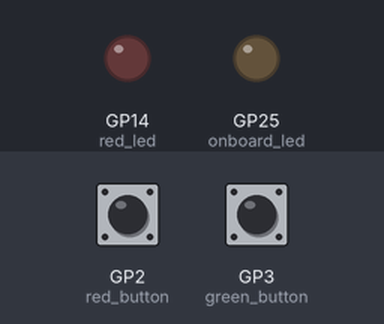
A program run on a simulated Raspberry Pi Pico running MicroPython. Shown: output pins drawn as LEDs (lit = HIGH). Dashed ring = blinking. The test bench sets the inputs (shaded band); at power-on: GP2 (red_button) LOW, GP3 (green_button) LOW.

Above: at 1.2 s.
1.3 s: GP2 (red_button) pulled HIGH for 0.15 s
At 1.9 s:
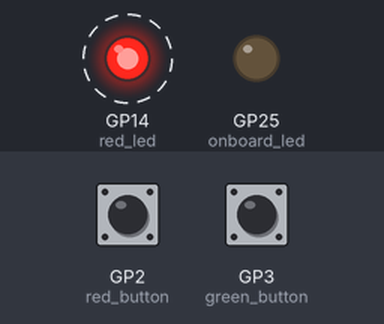
4.4 s: GP3 (green_button) pulled HIGH for 0.15 s
At 4.9 s:
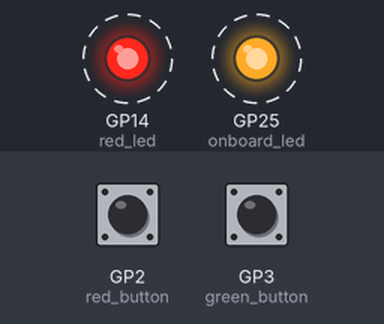
7.5 s: GP2 (red_button) pulled HIGH for 1 s
At 7.9 s:
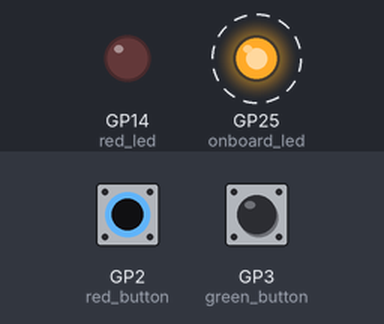
11.5 s: GP2 (red_button) pulled HIGH for 3.2 s
At 11.9 s:
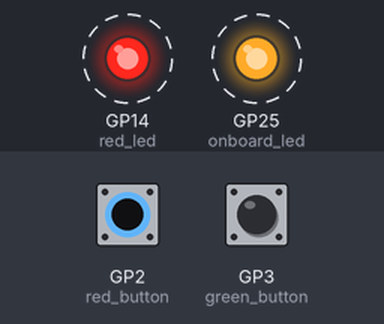
16.2 s: GP3 (green_button) pulled HIGH for 1 s
At 16.9 s:
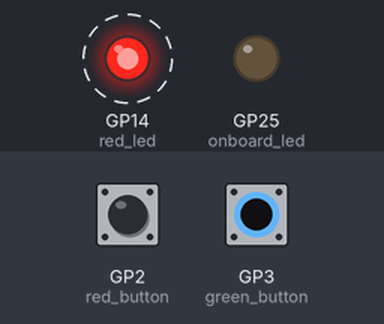
Timing chart, 0 to 21.0 s (numbered marks = the images above; inputs shaded):
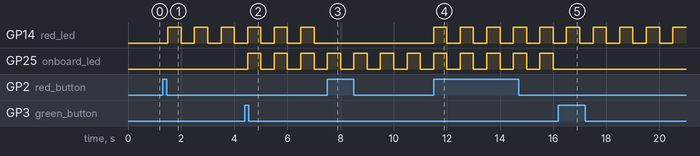

Measured:
- after the input at 1.3 s, GP14 (red_led): alternates HIGH for 0.50 s and LOW for 0.50 s, starting after 0.20 s
- after the input at 4.4 s, GP25 (onboard_led): alternates HIGH for 0.50 s and LOW for 0.50 s, starting after 0.10 s
- after the input at 7.5 s, GP14 (red_led): stops changing and stays LOW
- after the input at 11.5 s, GP14 (red_led): alternates HIGH for 0.50 s and LOW for 0.50 s, starting at once
- after the input at 16.2 s, GP25 (onboard_led): stops changing and stays LOW

The program:

day-two.py
```python
from utils import debounce
from machine import Pin
import time

onboard_led = Pin(25, Pin.OUT)
red_led = Pin(14, Pin.OUT)

green_button = Pin(3, Pin.IN, Pin.PULL_DOWN)
red_button = Pin(2, Pin.IN, Pin.PULL_DOWN)

red_led.value(0)
onboard_led.value(0)

red_on = False
green_on = False


def toggle_green():
    global green_on
    green_on = not green_on


def toggle_red():
    global red_on
    red_on = not red_on


green_button.irq(handler=debounce(toggle_green), trigger=Pin.IRQ_RISING)
red_button.irq(handler=debounce(toggle_red), trigger=Pin.IRQ_RISING)

while True:
    time.sleep_ms(500)

    if green_on:
        onboard_led.toggle()
    else:
        onboard_led.value(0)

    if red_on:
        red_led.toggle()
    else:
        red_led.value(0)
```

utils.py
```python
from machine import Pin
import time


def debounce(fn):
    last_interrupt_time = time.ticks_ms()

    def run(pin: Pin):
        nonlocal last_interrupt_time

        if time.ticks_diff(time.ticks_ms(), last_interrupt_time) > 300:
            last_interrupt_time = time.ticks_ms()
            fn()

    return run


class CounterSimple:
    def __init__(self, leds: list[Pin]):
        self.count = 0
        self.leds = leds
        self.set(0)

    def set(self, new_count: int):
        self.count = new_count
        for i, led in enumerate(self.leds):
            led.value(1 if i < self.count else 0)
```
